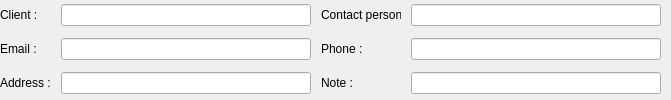
       <widget class="QWidget" name="clientFrame" native="true">
        <property name="sizePolicy">
         <sizepolicy hsizetype="Preferred" vsizetype="Preferred">
          <horstretch>0</horstretch>
          <verstretch>0</verstretch>
         </sizepolicy>
        </property>
        <property name="minimumSize">
         <size>
          <width>0</width>
          <height>0</height>
         </size>
        </property>
        <property name="maximumSize">
         <size>
          <width>16777215</width>
          <height>16777215</height>
         </size>
        </property>
        <layout class="QGridLayout" name="gridLayout">
         <property name="leftMargin">
          <number>0</number>
         </property>
         <property name="topMargin">
          <number>2</number>
         </property>
         <property name="rightMargin">
          <number>10</number>
         </property>
         <property name="bottomMargin">
          <number>2</number>
         </property>
         <property name="spacing">
          <number>10</number>
         </property>
         <item row="1" column="1">
          <widget class="QLineEdit" name="clientName">
           <property name="minimumSize">
            <size>
             <width>250</width>
             <height>20</height>
            </size>
           </property>
           <property name="maximumSize">
            <size>
             <width>250</width>
             <height>16777215</height>
            </size>
           </property>
          </widget>
         </item>
         <item row="4" column="4">
          <widget class="QLineEdit" name="clientNote">
           <property name="minimumSize">
            <size>
             <width>250</width>
             <height>20</height>
            </size>
           </property>
           <property name="maximumSize">
            <size>
             <width>250</width>
             <height>16777215</height>
            </size>
           </property>
          </widget>
         </item>
         <item row="3" column="2" alignment="Qt::AlignLeft">
          <widget class="QLabel" name="label_9">
           <property name="maximumSize">
            <size>
             <width>80</width>
             <height>16777215</height>
            </size>
           </property>
           <property name="text">
            <string>Phone :</string>
           </property>
          </widget>
         </item>
         <item row="4" column="2">
          <widget class="QLabel" name="label_11">
           <property name="maximumSize">
            <size>
             <width>80</width>
             <height>16777215</height>
            </size>
           </property>
           <property name="text">
            <string>Note :</string>
           </property>
          </widget>
         </item>
         <item row="4" column="1">
          <widget class="QLineEdit" name="clientAddress">
           <property name="minimumSize">
            <size>
             <width>250</width>
             <height>20</height>
            </size>
           </property>
           <property name="maximumSize">
            <size>
             <width>250</width>
             <height>16777215</height>
            </size>
           </property>
          </widget>
         </item>
         <item row="3" column="4">
          <widget class="QLineEdit" name="clientPhone">
           <property name="minimumSize">
            <size>
             <width>250</width>
             <height>20</height>
            </size>
           </property>
           <property name="maximumSize">
            <size>
             <width>250</width>
             <height>16777215</height>
            </size>
           </property>
          </widget>
         </item>
         <item row="1" column="2">
          <widget class="QLabel" name="label_7">
           <property name="maximumSize">
            <size>
             <width>80</width>
             <height>16777215</height>
            </size>
           </property>
           <property name="text">
            <string>Contact person :</string>
           </property>
          </widget>
         </item>
         <item row="3" column="1">
          <widget class="QLineEdit" name="clientEmail">
           <property name="minimumSize">
            <size>
             <width>250</width>
             <height>20</height>
            </size>
           </property>
           <property name="maximumSize">
            <size>
             <width>250</width>
             <height>16777215</height>
            </size>
           </property>
          </widget>
         </item>
         <item row="3" column="0">
          <widget class="QLabel" name="label_8">
           <property name="maximumSize">
            <size>
             <width>80</width>
             <height>16777215</height>
            </size>
           </property>
           <property name="text">
            <string>Email :</string>
           </property>
          </widget>
         </item>
         <item row="4" column="0">
          <widget class="QLabel" name="label_10">
           <property name="maximumSize">
            <size>
             <width>80</width>
             <height>16777215</height>
            </size>
           </property>
           <property name="text">
            <string>Address :</string>
           </property>
          </widget>
         </item>
         <item row="1" column="4">
          <widget class="QLineEdit" name="clientContact">
           <property name="minimumSize">
            <size>
             <width>250</width>
             <height>20</height>
            </size>
           </property>
           <property name="maximumSize">
            <size>
             <width>250</width>
             <height>16777215</height>
            </size>
           </property>
          </widget>
         </item>
         <item row="1" column="0">
          <widget class="QLabel" name="label_6">
           <property name="maximumSize">
            <size>
             <width>80</width>
             <height>16777215</height>
            </size>
           </property>
           <property name="text">
            <string>Client :</string>
           </property>
          </widget>
         </item>
        </layout>
       </widget>
